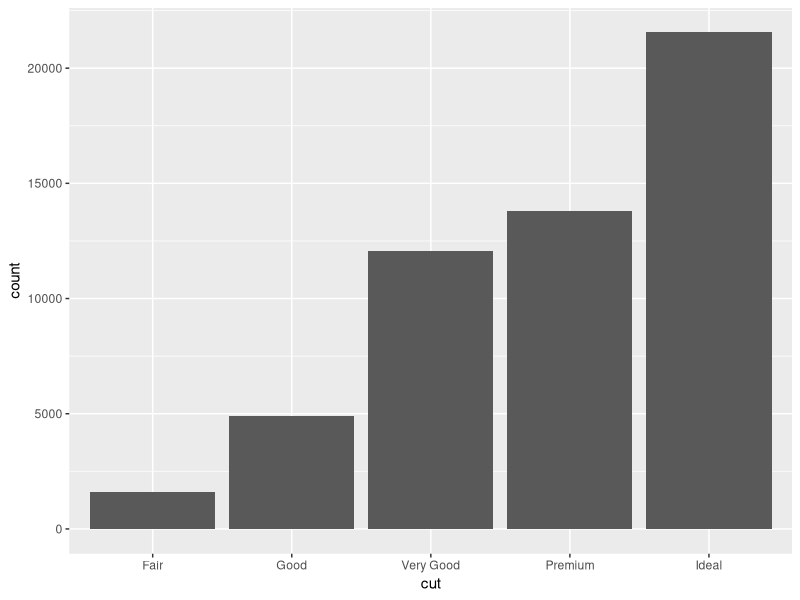
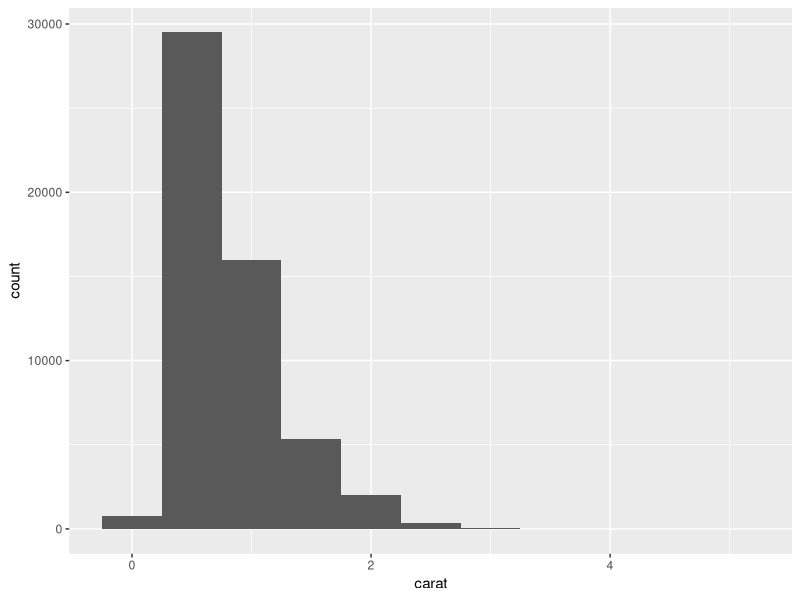
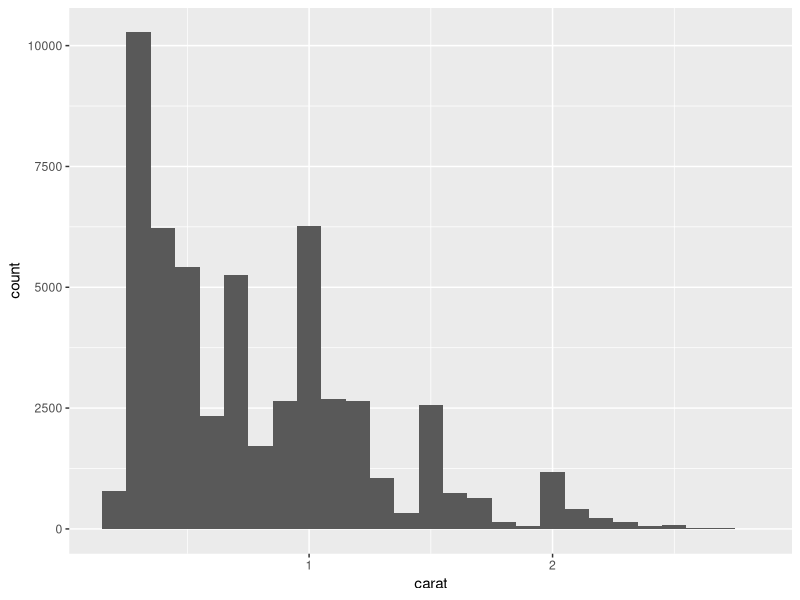
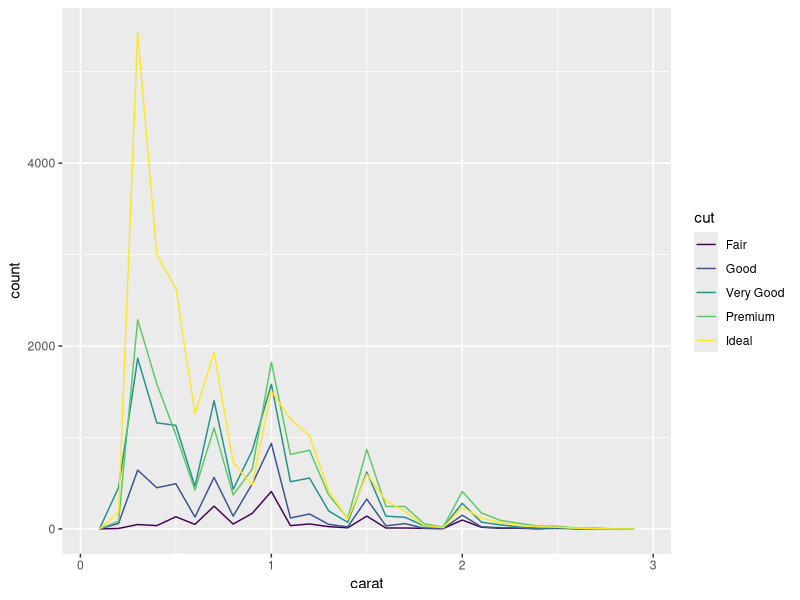
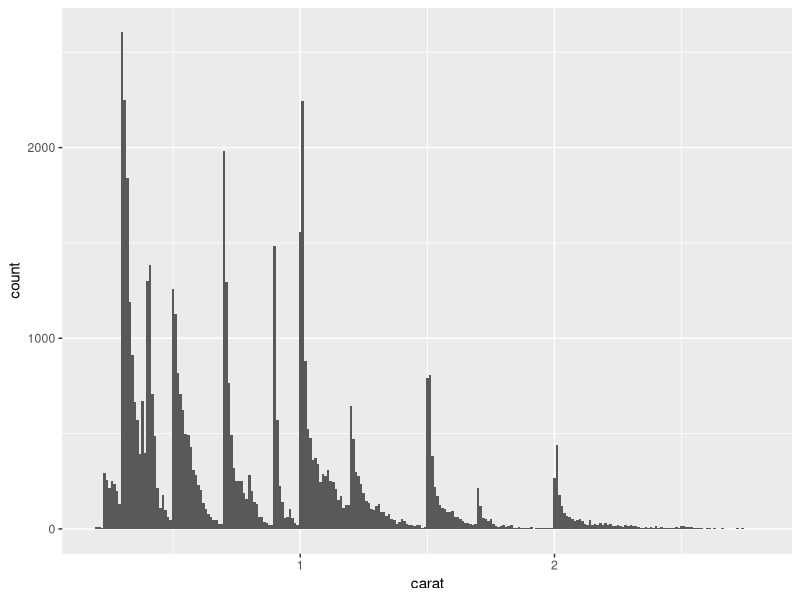
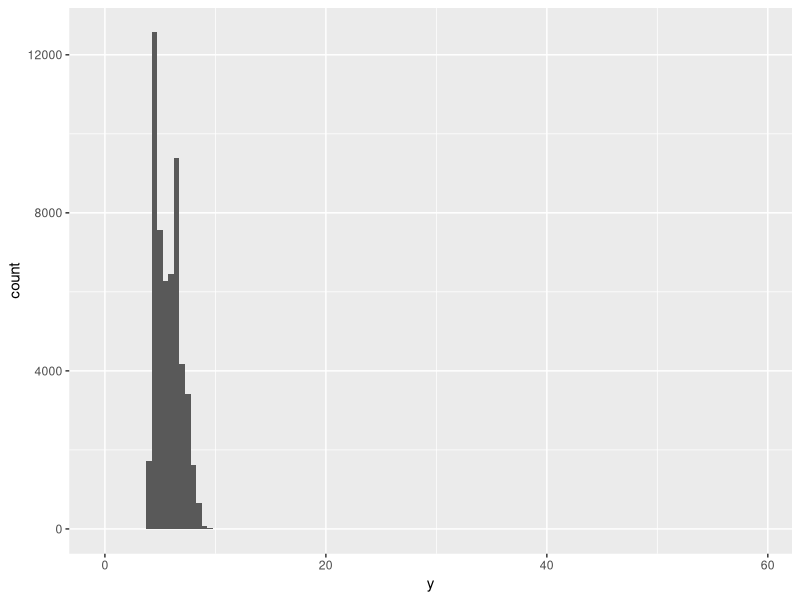
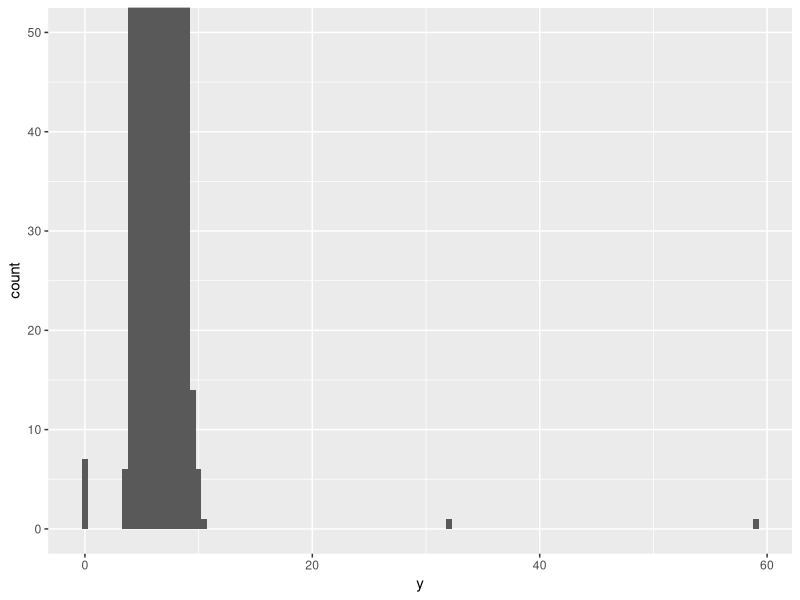
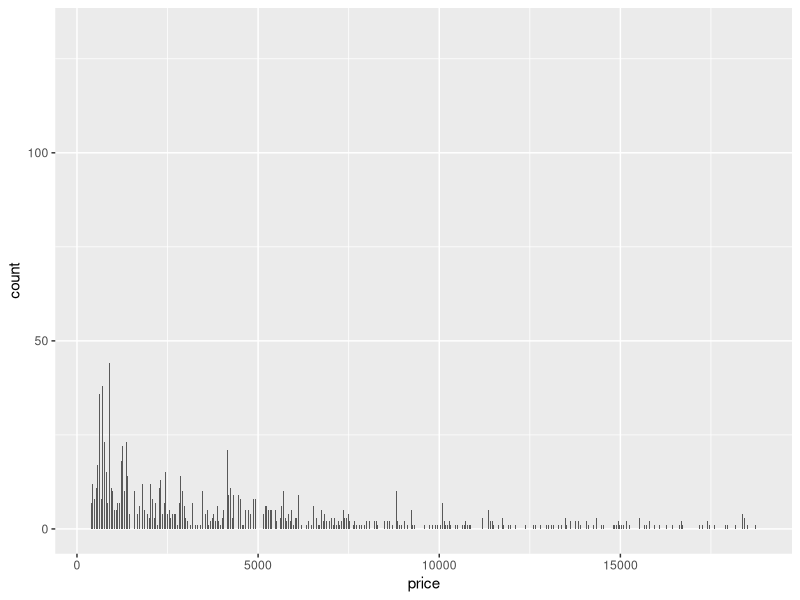

Here is the R script that generated these plots, in order:
# install.packages("tidyverse")
setwd("C:/Users/nade/Desktop/Data Analysis R")

### LOAD PACKAGE ###
library(tidyverse)

### Chapter 3 Exploratory Data Analysis
# Visualizing Distrinution
# For categorical values we use bar plot
ggplot(data = diamonds) +
  geom_bar(mapping = aes(x = cut))

# Compute the height of the bars manually
diamonds %>%
  count(cut)

# For continuous variables we use histogram
ggplot(data = diamonds) +
  geom_histogram(mapping = aes(x = carat), binwidth = 0.5)

# Compute manually
diamonds %>%
  count(cut_width(carat, 0.5))
# Need to set the width because histogram separates x-axis into equally spaced bins

# If we only want to check the diamonds within three carats
smaller <- diamonds %>%
  filter(carat < 3)

ggplot(data = smaller, mapping = aes(x = carat)) +
  geom_histogram(binwidth = 0.1)

# If you want to overlay many histograms in the same plot, use geom_freqpoly
ggplot(data = smaller, mapping = aes(x = carat, color = cut)) +
  geom_freqpoly(binwidth = 0.1)

# in general
ggplot(data = smaller, mapping = aes(x = carat)) +
  geom_histogram(binwidth = 0.01)

# The only evidence of outliers is the unusually wide limites on the y-axis
ggplot(diamonds) +
  geom_histogram(mapping = aes(x=y), binwidth = 0.5)

# To see outliers, we can zoom in to small values of the y-axis with coord_cartesian()
ggplot(diamonds) +
  geom_histogram(mapping = aes(x = y), binwidth = 0.5) +
  coord_cartesian(ylim = c(0,50))

# Exercises
# 2. Explore the distribution of price. Do you discover anything unusual or surprising?
# Think careful about the bin width and make sure you try a wide range of values
ggplot(data = diamonds, mapping = aes(x = price)) +
  geom_histogram(binwidth = 0.5)
ggplot(data = diamonds, mapping = aes(x = price)) +
  geom_histogram(binwidth = 1)
ggplot(data = diamonds, mapping = aes(x = price)) +
  geom_histogram(binwidth = 5)
ggplot(data = diamonds, mapping = aes(x = price)) +
  geom_histogram(binwidth = 10)
ggplot(data = diamonds, mapping = aes(x = price)) +
  geom_histogram(binwidth = 100)
ggplot(data = diamonds, mapping = aes(x = price)) +
  geom_histogram(binwidth = 1000)
# manually calculate with width 100
diamonds %>%
  count(cut_width(price, 100))

# 2. How many diamonds are 0.99 carat? How many are 1 carat? What do you think is the cause of the
# difference?
ninetynine <- diamonds %>%
  filter(carat == 0.99) %>%
  summarize(ninetyninecarat =  n())
ninetynine
# there are 23 diamonds with 0.99 carat
one <- diamonds %>%
  filter(carat == 1)
one %>%
  summarize(count = n())
# But there are 1558 diamonds with 1 carat
# Interesting, not sure why because I am not quite familiar with diamonds

# 4. Compare and contrast corrd_cartesian() versus xlim() or ylim() when
# zooming in on a histogram. What happens if you leave binwidth unset? What
# happens if you try to zoom so only half a bar shows.
q4test <- ggplot(data = diamonds, mapping = aes(x = price)) +
  geom_histogram(binwidth = 100)
# zoom in from y-axis
q4test1 <- ggplot(data = diamonds, mapping = aes(x = price)) +
  geom_histogram(binwidth = 100) +
  coord_cartesian(ylim = c(0, 200))
q4test1 # It shows only from 0 to 200 on y-axis
# zoom in from x-axis
q4test2 <- ggplot(data = diamonds, mapping = aes(x = price)) +
  geom_histogram(binwidth = 100) +
  coord_cartesian(xlim = c(0, 10000))
q4test2 # It shows only from 0 to 10000 on x-axis
# leaving binwidth unset
q4test3 <- ggplot(data = diamonds, mapping = aes(x = price)) +
  geom_histogram()
q4test3 # If you leave the binwidth unset, ggplot2 will set a default one for you
# otherwise, the smallest binwidth for diamonds price taks a long time for R to process

# Missing Values
# To deal with unusual or strange values, the best approach is to
# replace it with NA 
diamonds2 <- diamonds %>%
  mutate(y = ifelse(y < 3 | y > 20, NA, y))
# plot based on x and y
ggplot(data = diamonds2, mapping = aes(x = x, y = y)) +
  geom_point()
# to supress the warning
ggplot(data = diamonds2, mapping = aes(x = x, y = y)) +
  geom_point(na.rm = TRUE)

# Exercises
# 1. What happens to missing values in a histogram? What happens to missing values in a bar chart?
# Why is there a difference?
? histogram
? barplot
# 2. What does na.rm = TRUE do in mean() and sum()
# It changes the mean value and mean is greater if na.rm = TRUE, because the sum of total obs is decreased
# while the sum values do not change

# Covariation
# A Categorical and Continuous Variable
# sometimes it is not good to simply use freqpoly because smaller ones are hard to see
ggplot(diamonds) +
  geom_bar(mapping = aes(x = cut))

# To make comparision easier, we swap what is displayed on y-axis.
# Instead of count, we use density, which is the counter standardized so that the area
# under each frequency polygon is one
ggplot(data = diamonds,mapping = aes(x = price, y = ..density..)) +
  geom_freqpoly(mapping = aes(color = cut), binwidth = 500)
# Low quality diamonds have the highest price

# Another way to interpret is to display continuous variable broken down by a categorical
# variable----->>> boxplot
diamonds_boxplot <- ggplot(data = diamonds, mapping = aes(x = cut, y = price)) +
  geom_boxplot(mapping = aes(color = cut)) +
  ggtitle(expression(atop("Diamonds Prices Separated", "by Various Cuts"))) +
  xlab("Cut (Quality") +
  ylab("Price") +
  theme(plot.title = element_text(hjust = 0.5), text = element_text(size = 14),
        title = element_text(size = 16))
png("r_wickham/figures/chapter5/r_for_data_science_wickham_textbook_diamonds_cut_boxplot.png")
diamonds_boxplot
pdf("r_wickham/figures/chapter5/r_for_data_science_wickham_textbook_diamonds_cut_boxplot.pdf")
diamonds_boxplot
dev.off()

# cut is an ordered factor, fair is worse than good, and is worse than very good and so on
# Many categorical variables do not have such an intrinsic order
# Take the mpg dataset as an example
mpg_boxplot <- ggplot(data = mpg, mapping = aes(x = class, y = hwy)) +
  geom_boxplot(mapping = aes(color = class)) +
  ggtitle(expression(atop("Cars Highway Miles Per Gallon", "by Various Classes"))) +
  xlab("Class") +
  ylab("Highway Miles Per Gallon") +
  theme(plot.title = element_text(hjust = 0.5), text = element_text(size = 10),
        title = element_text(size = 14))
png("r_wickham/figures/chapter5/r_for_data_science_wickham_textbook_mpg_class_boxplot.png")
mpg_boxplot
pdf("r_wickham/figures/chapter5/r_for_data_science_wickham_textbook_mpg_class_boxplot.pdf")
mpg_boxplot
dev.off()











